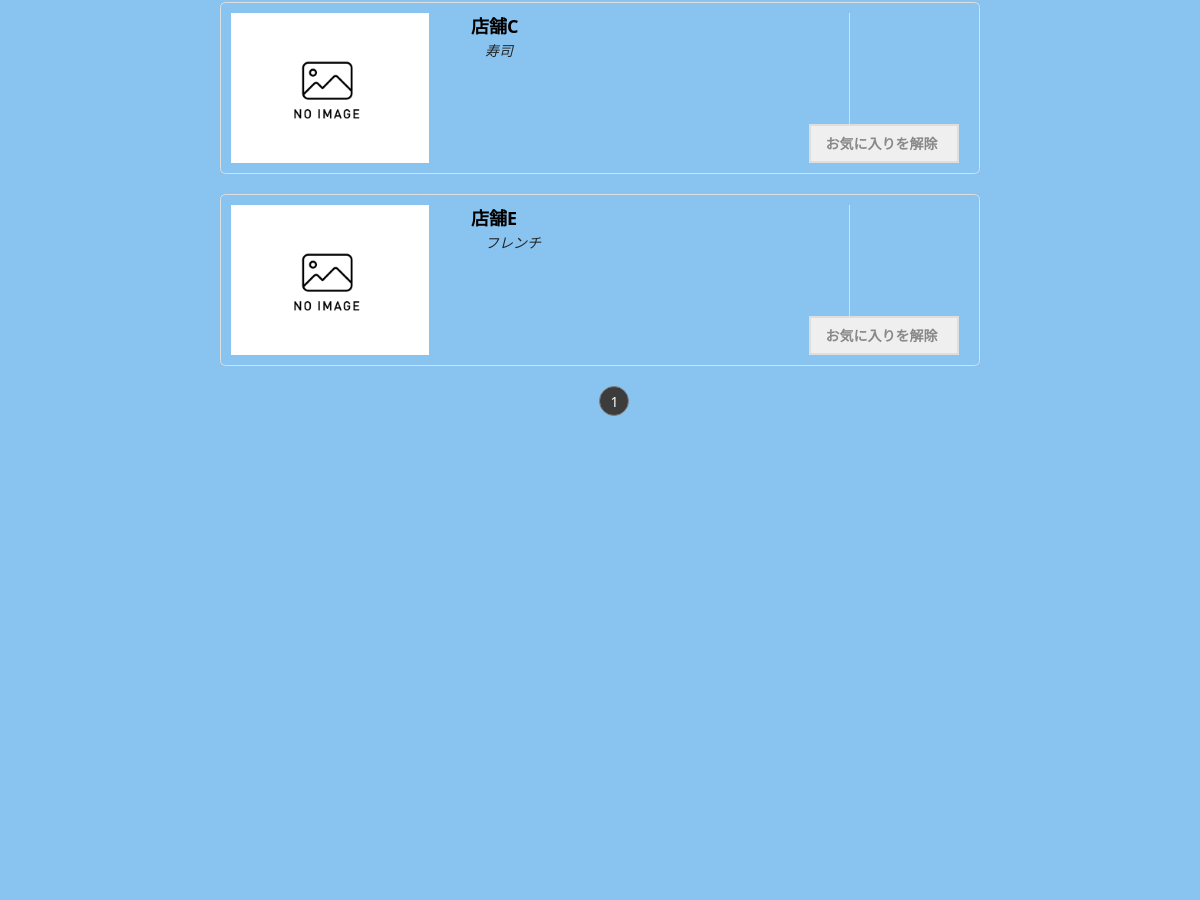
The app's page /like-list/ (signed in, middle part), older data.
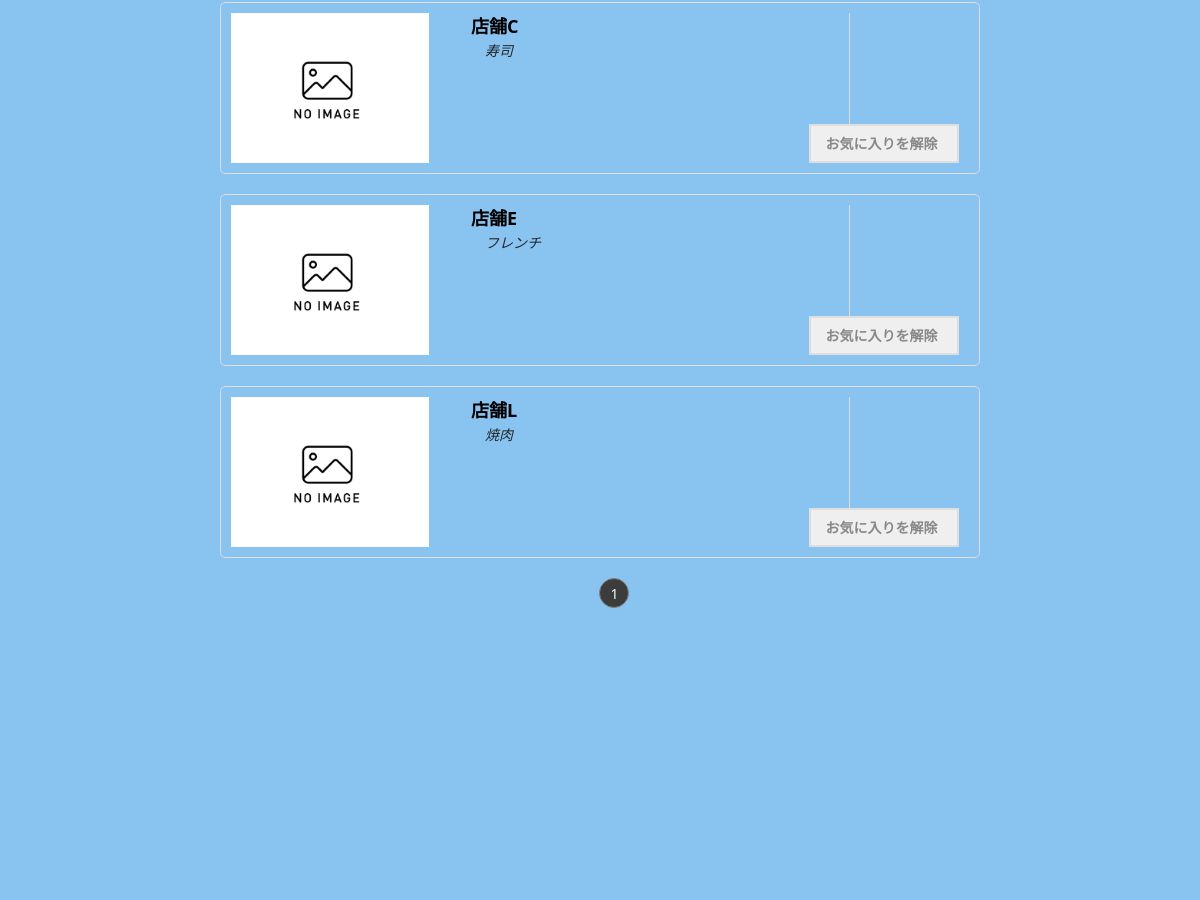
The same page, newer data.
### gourmet/models.py (models this page shows, shortened)
class Like(models.Model):
    user = models.ForeignKey(CustomUser, verbose_name='ユーザー',on_delete=models.PROTECT)
    fav = models.ForeignKey(StoreInfo, verbose_name='お気に入り店舗', on_delete=models.CASCADE) #StoreInfoクラスの各インスタンスを識別するための変数
    create_at = models.DateTimeField(auto_now_add=True)
    class Meta:
        constraints = [
            UniqueConstraint(fields=['user','fav'], name='unique_user_fav')
        ]

class StoreInfo(models.Model):
    user = models.ForeignKey(CustomUser, verbose_name='ユーザー',on_delete=models.PROTECT)
    store_name = models.CharField(verbose_name='店舗名',max_length=40)
    category = models.ForeignKey(Category,verbose_name='ジャンル', on_delete=models.PROTECT)
    store_detail = models.TextField(verbose_name='店舗詳細',blank=True, null=True)
    photo1 = models.ImageField(verbose_name='写真1',blank=True,default='noImage.png')
    photo2 = models.ImageField(verbose_name='写真2',blank=True,default='noImage.png')
    photo3 = models.ImageField(verbose_name='写真3',blank=True,default='noImage.png')
    create_at = models.DateTimeField(verbose_name='作成日時',auto_now_add=True)
    updated_at = models.DateTimeField(verbose_name='更新日時',auto_now=True)
    class Meta:
        verbose_name_plural = 'StoreInfo'

class Category(models.Model):
    category_choices = [
        ('1', '和食'),
        ('2', '中華'),
        ('3', 'イタリアン'),
        ('4', 'フレンチ'),
        ('5','寿司'),
        ('6','焼肉'),
        ('7','韓国料理'),
    ]
    category = models.CharField(verbose_name='ジャンル', choices=category_choices, max_length=50)
    def __str__(self):
        return dict(self.category_choices)[self.category]

### gourmet/views.py (the view)
# urls.py: path('like-list/',views.LikeListView.as_view(),name='like_list'),
class LikeListView(LoginRequiredMixin,generic.ListView):
    model = Like
    template_name = 'like_list.html'
    paginate_by = 5
    def get_queryset(self):
        return Like.objects.filter(user=self.request.user)

### gourmet/templates/like_list.html (shortened to what this page needs)
{% extends 'base.html' %}
{% load static %}
{% block contents %}
<div class="a_detail">
        {% for object in object_list %}
        <div class="fav-list">
        <a href="{% url 'gourmet:detail' object.fav.id  %}"><img src="{{ object.fav.photo1.url}}" class="img-thumbnail0" style="max-width: 100%; max-height: 150px;" alt="..."></a></td>
            <div class="fav-text col-md-6">
                <a href="{% url 'gourmet:detail' object.fav.id  %}"><strong style="font-size: 18px; color: black;">{{object.fav.store_name}}</strong></a>
                <br>
                <p style="text-indent: 1em; font-style: italic;">{{object.fav.category}}</p>
            </div>
            <div class="fabtn-container">
                <form class="list-form" method="post" action="{% url 'gourmet:toggle-fav' store_id=object.fav.id %}">
                    <button type="submit" class="list-btn btn-design">
                        お気に入りを解除
                    </button>
                  </form>
            </div>
        </div>
        {% empty %}
        <p class="mt-5">お気に入りはありません。</p>
        {% endfor %}
        <ul class="Pagination">
            {% for num in page_obj.paginator.page_range %}
            <li class="Pagination-Item">
                <a class="Pagination-Item-Link {% if page_obj.number == num %}isActive{% endif %}" href="?page={{ num }}"><span>{{ num }}</span></a>
            </li>
            {% endfor %}
        </ul>
</div>
{% endblock %}

Row changes from the older to the newer data that the page shows:
added Like: fav.photo1 (placeholder picture), fav.store_name "店舗L", fav.category "焼肉"
